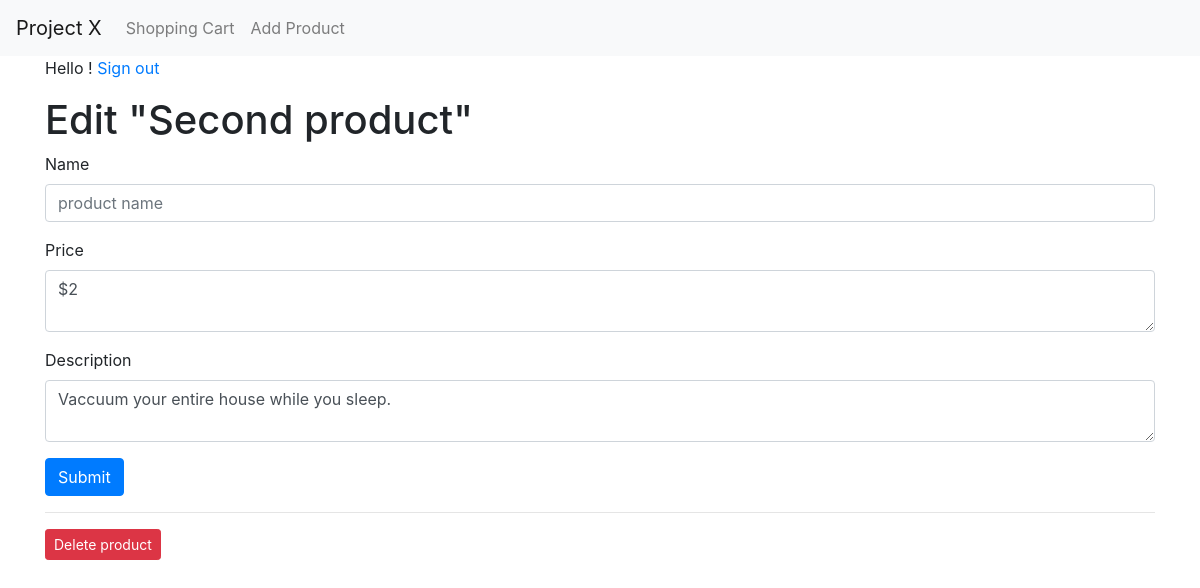
/2/edit, run on the app's committed database.
### tables this page shows
CREATE TABLE products (
    id INTEGER PRIMARY KEY AUTOINCREMENT,
    -- created TIMESTAMP NOT NULL DEFAULT CURRENT_TIMESTAMP,
    product_name TEXT NOT NULL,
    description TEXT NOT NULL,
    price TEXT NOT NULL
);

### app.py (the view, shortened to what this page needs)
@app.route('/<int:id>/edit', methods=('GET', 'POST'))
def edit(id):
    product = Product(product_id=id)
    return render_template('edit.html', product=product)

### app.py (called while the page is built)
def get_db_connection():
    conn = sqlite3.connect('database.db')
    conn.row_factory = sqlite3.Row
    return conn

### templates/edit.html (shortened to what this page needs)
{% extends 'base.html' %}
{% block content %}
<h1>{% block title %} Edit "{{ product['name'] }}" {% endblock %}</h1>
<form method="post">
    <div class="form-group">
        <label for="product_name">Name</label>
        <input type="text" name="product_name" placeholder="product name"
               class="form-control"
               value="{{ request.form['product'] or product['product'] }}">
    </div>
    <div class="form-group">
        <label for="price">Price</label>
        <textarea name="price" placeholder="product price"
                  class="form-control">{{ request.form['price'] or product['price'] }}</textarea>
    </div>
    <div class="form-group">
        <label for="description">Description</label>
        <textarea name="description" placeholder="product description"
                  class="form-control">{{ request.form['description'] or product['description'] }}</textarea>
    </div>
    <div class="form-group">
        <button type="submit" class="btn btn-primary">Submit</button>
    </div>
</form>
<hr>
<form action="{{ url_for('delete', id=product['id']) }}" method="post">
    <input type="submit" value="Delete product"
            class="btn btn-danger btn-sm"
            onclick="return confirm('Are you sure you want to delete this product?')">
</form>
{% endblock %}

### data on the page
products: name "Second product", price "$2", description "Vaccuum your entire house while you sleep."
